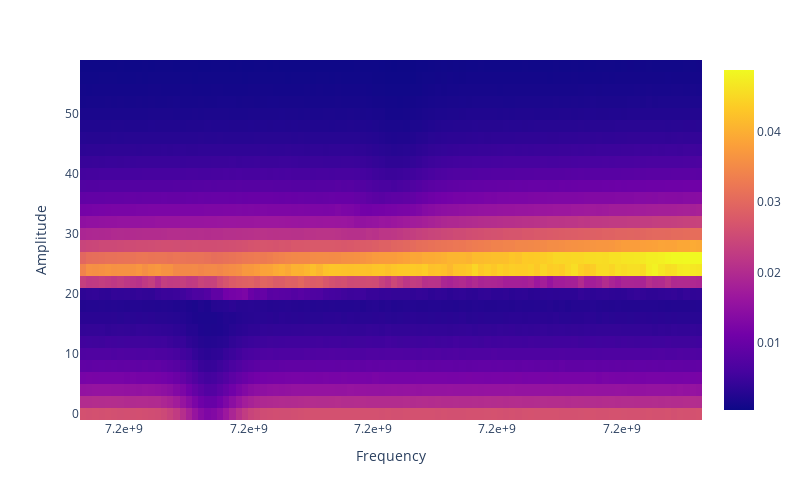

Here is the notebook cell this chart was saved with:
### Code cell
import plotly.express as px

fig = px.imshow(data, aspect="auto", labels=dict(x = 'Frequency', y = 'Amplitude', z = 'MSR'), x = freq, y = amp, origin = 'lower')

fig.update_layout(
    xaxis=dict(tickformat=".1e"), 
    width = 800,
    height = 500
    )

fig.update_traces(hoverongaps=False, hovertemplate='Frequency: %{x}<br>Amplitude: %{y}<br>MSR: %{z}')
